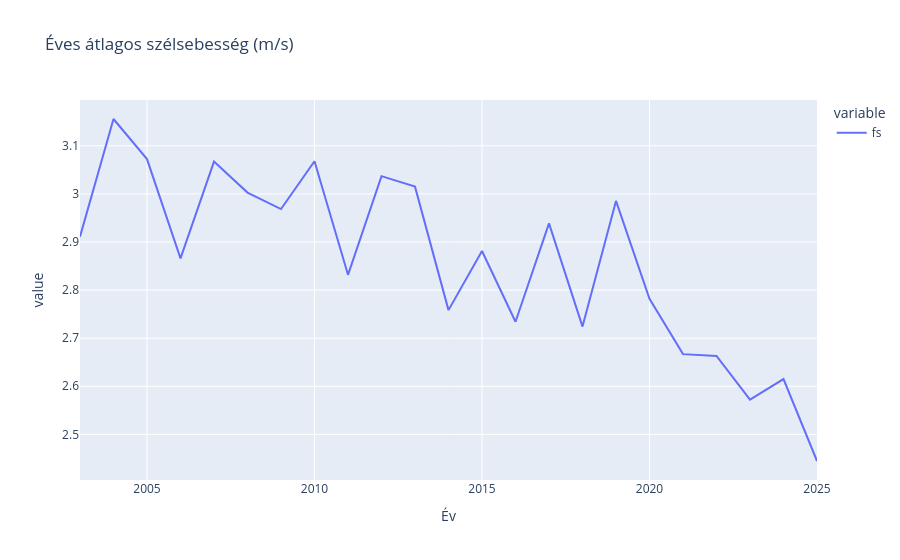

The code cell stored with this chart in its notebook:
### Code cell
eves_atlag_szel = df.groupby("Év")["fs"].mean()

fig = px.line(
    eves_atlag_szel,
    title="Éves átlagos szélsebesség (m/s)"
)
fig.show()

### Figure 1 — Plotly figure (JSON) as saved in the notebook; plotly's stock layout.template omitted (floating-point values rounded to 4 significant figures)
{"data": [{"hovertemplate": "variable=fs<br>Év=%{x}<br>value=%{y}<extra></extra>", "legendgroup": "fs", "line": {"color": "#636efa", "dash": "solid"}, "marker": {"symbol": "circle"}, "mode": "lines", "name": "fs", "orientation": "v", "showlegend": true, "type": "scatter", "x": [2003, 2004, 2005, 2006, 2007, 2008, 2009, 2010, 2011, 2012, 2013, 2014, 2015, 2016, 2017, 2018, 2019, 2020, 2021, 2022, 2023, 2024, 2025], "xaxis": "x", "y": [2.911, 3.156, 3.072, 2.866, 3.067, 3.003, 2.968, 3.068, 2.832, 3.037, 3.015, 2.758, 2.881, 2.734, 2.939, 2.724, 2.985, 2.782, 2.667, 2.663, 2.572, 2.615, 2.445], "yaxis": "y"}], "layout": {"legend": {"title": {"text": "variable"}, "tracegroupgap": 0}, "title": {"text": "Éves átlagos szélsebesség (m/s)"}, "xaxis": {"anchor": "y", "domain": [0, 1], "title": {"text": "Év"}}, "yaxis": {"anchor": "x", "domain": [0, 1], "title": {"text": "value"}}}}
